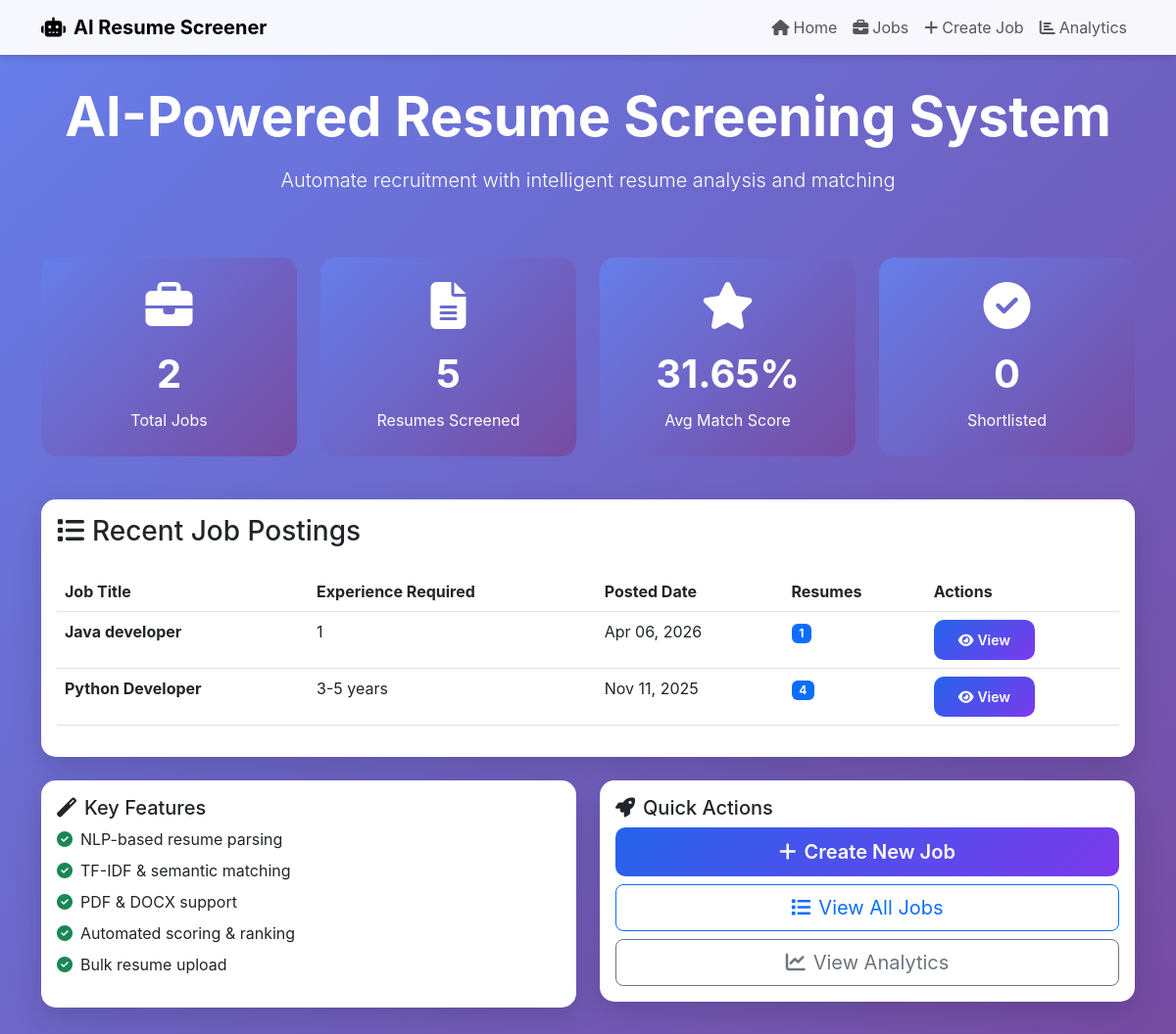
The page / on the database its author committed.
### screener/models.py (models this page shows, shortened)
class JobDescription(models.Model):
    title = models.CharField(max_length=200)
    description = models.TextField()
    required_skills = models.TextField(help_text="Comma-separated skills")
    experience_required = models.CharField(max_length=100)
    education_required = models.CharField(max_length=200)
    created_at = models.DateTimeField(default=timezone.now)
    class Meta:
        ordering = ['-created_at']

### screener/views.py (the view)
# urls.py: path('', views.home, name='home'),
def home(request):
    total_jobs = JobDescription.objects.count()
    total_resumes = Resume.objects.count()
    avg_match_score = Resume.objects.aggregate(Avg('match_score'))['match_score__avg'] or 0
    shortlisted = Resume.objects.filter(is_shortlisted=True).count()
    recent_jobs = JobDescription.objects.all()[:5]
    context = {
        'total_jobs': total_jobs,
        'total_resumes': total_resumes,
        'avg_match_score': round(avg_match_score, 2),
        'shortlisted': shortlisted,
        'recent_jobs': recent_jobs
    }
    return render(request, 'screener/home.html', context)

### templates/screener/home.html (shortened to what this page needs)
{% extends 'base.html' %}
{% block content %}
<div class="row mb-4">
    <div class="col-md-12 text-center text-white mb-4">
        <h1 class="display-4 fw-bold mb-3">AI-Powered Resume Screening System</h1>
        <p class="lead">Automate recruitment with intelligent resume analysis and matching</p>
    </div>
</div>
<div class="row mb-4">
    <div class="col-md-3">
        <div class="stat-card text-center">
            <i class="fas fa-briefcase fa-3x mb-3"></i>
            <div class="stat-number">{{ total_jobs }}</div>
            <div>Total Jobs</div>
        </div>
    </div>
    <div class="col-md-3">
        <div class="stat-card text-center">
            <i class="fas fa-file-alt fa-3x mb-3"></i>
            <div class="stat-number">{{ total_resumes }}</div>
            <div>Resumes Screened</div>
        </div>
    </div>
    <div class="col-md-3">
        <div class="stat-card text-center">
            <i class="fas fa-star fa-3x mb-3"></i>
            <div class="stat-number">{{ avg_match_score }}%</div>
            <div>Avg Match Score</div>
        </div>
    </div>
    <div class="col-md-3">
        <div class="stat-card text-center">
            <i class="fas fa-check-circle fa-3x mb-3"></i>
            <div class="stat-number">{{ shortlisted }}</div>
            <div>Shortlisted</div>
        </div>
    </div>
</div>
<div class="row">
    <div class="col-md-12">
        <div class="card">
            <div class="card-body">
                <h3 class="card-title mb-4"><i class="fas fa-list me-2"></i>Recent Job Postings</h3>
                {% if recent_jobs %}
                <div class="table-responsive">
                    <table class="table table-hover">
                        <thead>
                            <tr>
                                <th>Job Title</th>
                                <th>Experience Required</th>
                                <th>Posted Date</th>
                                <th>Resumes</th>
                                <th>Actions</th>
                            </tr>
                        </thead>
                        <tbody>
                            {% for job in recent_jobs %}
                            <tr>
                                <td><strong>{{ job.title }}</strong></td>
                                <td>{{ job.experience_required }}</td>
                                <td>{{ job.created_at|date:"M d, Y" }}</td>
                                <td><span class="badge bg-primary">{{ job.resumes.count }}</span></td>
                                <td>
                                    <a href="{% url 'job_detail' job.id %}" class="btn btn-sm btn-primary">
                                        <i class="fas fa-eye me-1"></i>View
                                    </a>
                                </td>
                            </tr>
                            {% endfor %}
                        </tbody>
                    </table>
                </div>
                {% endif %}
            </div>
        </div>
    </div>
</div>
<div class="row mt-4">
    <div class="col-md-6">
        <div class="card">
            <div class="card-body">
                <h5 class="card-title"><i class="fas fa-magic me-2"></i>Key Features</h5>
                <ul class="list-unstyled">
                    <li class="mb-2"><i class="fas fa-check-circle text-success me-2"></i>NLP-based resume parsing</li>
                    <li class="mb-2"><i class="fas fa-check-circle text-success me-2"></i>TF-IDF & semantic matching</li>
                    <li class="mb-2"><i class="fas fa-check-circle text-success me-2"></i>PDF & DOCX support</li>
                    <li class="mb-2"><i class="fas fa-check-circle text-success me-2"></i>Automated scoring & ranking</li>
                    <li class="mb-2"><i class="fas fa-check-circle text-success me-2"></i>Bulk resume upload</li>
                </ul>
            </div>
        </div>
    </div>
    <div class="col-md-6">
        <div class="card">
            <div class="card-body">
                <h5 class="card-title"><i class="fas fa-rocket me-2"></i>Quick Actions</h5>
                <div class="d-grid gap-2">
                    <a href="{% url 'create_job' %}" class="btn btn-primary btn-lg">
                        <i class="fas fa-plus me-2"></i>Create New Job
                    </a>
                    <a href="{% url 'job_list' %}" class="btn btn-outline-primary btn-lg">
                        <i class="fas fa-list me-2"></i>View All Jobs
                    </a>
                    <a href="{% url 'analytics' %}" class="btn btn-outline-secondary btn-lg">
                        <i class="fas fa-chart-line me-2"></i>View Analytics
                    </a>
                </div>
            </div>
        </div>
    </div>
</div>
{% endblock %}

### templates/base.html (style rules this page uses)
:root { --primary-color: #2563eb; --secondary-color: #7c3aed; --success-color: #10b981; --danger-color: #ef4444; }
body { font-family: 'Inter', -apple-system, BlinkMacSystemFont, 'Segoe UI', sans-serif; background: linear-gradient(135deg, #667eea 0%, #764ba2 100%); min-height: 100vh; }
.card { border: none; border-radius: 15px; box-shadow: 0 10px 30px rgba(0,0,0,0.15); transition: transform 0.3s ease; }
.btn-primary { background: linear-gradient(135deg, var(--primary-color), var(--secondary-color)); border: none; border-radius: 10px; padding: 10px 25px; font-weight: 600; transition: all 0.3s ease; }
.stat-card { background: linear-gradient(135deg, #667eea 0%, #764ba2 100%); color: white; border-radius: 15px; padding: 25px; margin-bottom: 20px; }
.stat-number { font-size: 2.5rem; font-weight: 700; margin-bottom: 5px; }

### rows shown on the page
JobDescription: title "Java developer", experience_required "1", created_at "Apr 06, 2026", resumes.count "1"
JobDescription: title "Python Developer", experience_required "3-5 years", created_at "Nov 11, 2025", resumes.count "4"

### other values the page prints
{{ total_jobs }} "2"
{{ total_resumes }} "5"
{{ avg_match_score }} "31.65"
{{ shortlisted }} "0"
